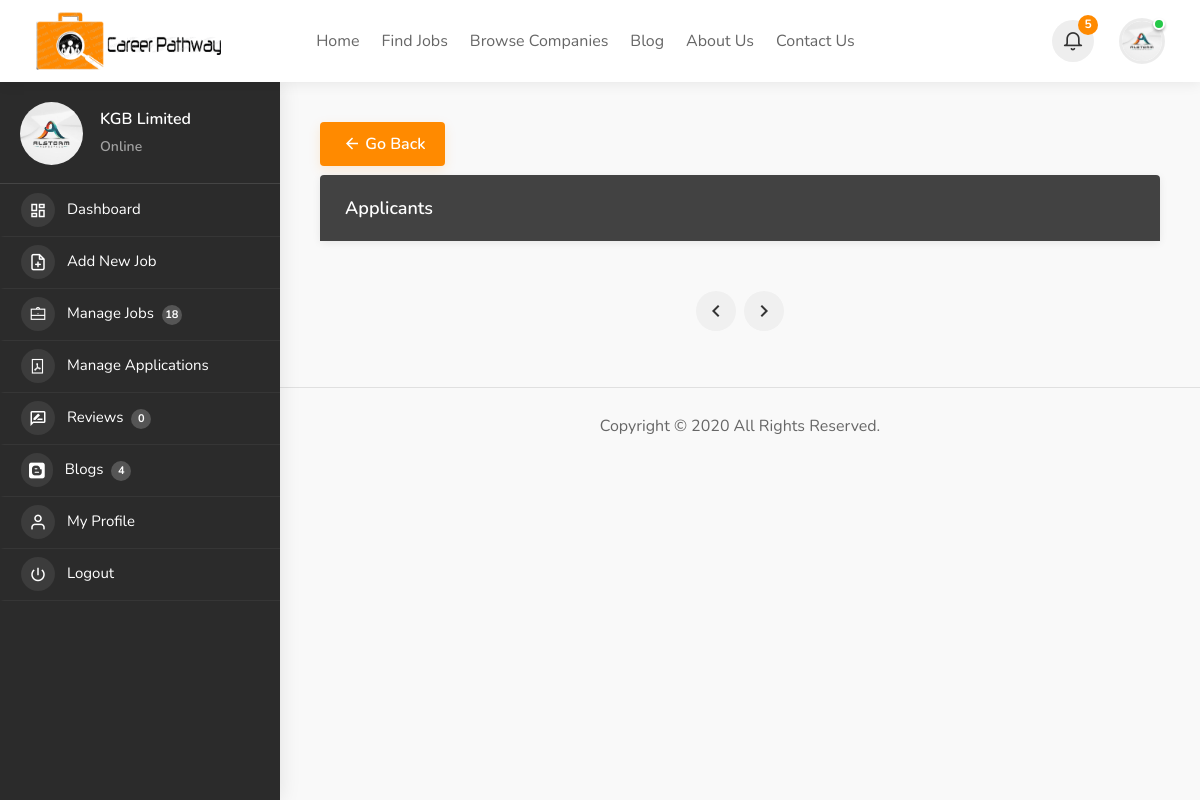
The app's page /dashboard/viewApplications.php (signed in) with its own data.
### tables this page shows
CREATE TABLE `company` (
  `id_company` int(11) NOT NULL,
  `industry_id` int(11) DEFAULT NULL,
  `companyname` text NOT NULL,
  `role_id` int(11) NOT NULL DEFAULT 2,
  `address` text DEFAULT NULL,
  `state_id` int(11) DEFAULT NULL,
  `city_id` int(11) DEFAULT NULL,
  `contactno` text DEFAULT NULL,
  `website` text DEFAULT NULL,
  `email` varchar(255) NOT NULL,
  `password` varchar(250) NOT NULL,
  `aboutme` text DEFAULT NULL,
  `hash` varchar(255) NOT NULL,
  `createdAt` date NOT NULL,
  `active` int(3) DEFAULT 0,
  `esta_date` date DEFAULT NULL,
  `empno` int(11) DEFAULT NULL,
  `profile_pic` text DEFAULT 'placeholder_image.png'
);

### includes/dashboardNavbar.php (the view, shortened to what this page needs)
<header id="utf-header-container-block" class="fullwidth dashboard-header not-sticky">
    <div id="header">
      <div class="container">
        <div class="utf-left-side">
          <div id="logo"> <a href="./dashboard.php"><img src="../assets/images/logo.png" alt="" style="height: 60px"></a> </div>
          <nav id="navigation">
            <ul id="responsive">
              <li><a href="../">Home</a></li>
              <li><a href="../findJobs.php">Find Jobs</a></li>
              <li><a href="../browseCompanies.php">Browse Companies</a></li>
            <li><a href="../blogs.php">Blog</a></li>
            <li><a href="../aboutUs.php">About Us</a></li>
            <li><a href="../contactUs.php">Contact Us</a></li>
            </ul>
          </nav>
        </div>
        <div class="utf-right-side">
          <div class="utf-header-widget-item hide-on-mobile">
            <div class="utf-header-notifications">
              <div class="utf-header-notifications-trigger notifications-trigger-icon"> <a href="#"><i class="icon-feather-bell"></i><span>5</span></a> </div>
            </div>
          </div>
          <div class="utf-header-widget-item">
            <div class="utf-header-notifications user-menu">
              <div class="utf-header-notifications-trigger user-profile-title">
				<a href="#">
              <?php if(($_SESSION['role_id']) == 2) :
                $id_company = $_SESSION['id_company'];
                $sql = "SELECT * FROM company WHERE id_company='$id_company'";
                $query = $conn->query($sql);
                $row = $query->fetch_assoc();
                if($row['profile_pic'] != ''):
              ?>
                <div class="user-avatar status-online"><img src="../assets/images/<?php echo $row['profile_pic'] ?>" alt=""> </div>
              <?php else: ?>
                <div class="user-avatar status-online"><img src="../assets/images/user.png" alt=""> </div>
              <?php endif; ?>
              <?php endif; ?>
                </a>
			  </div>
            </div>
          </div>
		</div>
      </div>
    </div>
  </header>

### includes/dashboardSidebar.php (shortened to what this page needs)
<div class="utf-dashboard-sidebar-item">
      <div class="utf-dashboard-sidebar-item-inner" data-simplebar>
        <div class="utf-dashboard-nav-container">
		  <div class="utf-dashboard-nav">
			<div class="utf-dashboard-nav-inner">
			  <div class="dashboard-profile-box">
          <?php if(($_SESSION['role_id']) == 2) :
            $id_company = $_SESSION['id_company'];
            $sql = "SELECT * FROM company WHERE id_company='$id_company'";
            $query = $conn->query($sql);
            $row = $query->fetch_assoc();
          ?>
          <span class="avatar-img">
            <?php if($row['profile_pic'] != ''): ?>
              <img alt="" src="../assets/images/<?php echo $row['profile_pic'] ?>" class="photo">
            <?php else: ?>
              <img alt="" src="../assets/images/user.png" class="photo">
            <?php endif; ?>
          </span>
          <div class="user-profile-text">
          <span class="fullname"><?php echo $row['companyname'] ?></span>
          <span class="user-role">Online</span>
          </div>
          <?php endif; ?>
			  </div>
			  <div class="clearfix"></div>
              <ul>
                <?php if(($_SESSION['role_id']) == 2) :?>
                <li><a href="dashboard.php"><i class="icon-material-outline-dashboard"></i> Dashboard</a></li>
                <li><a href="addJob.php"><i class="icon-feather-file-plus"></i> Add New Job</a></li>
                <li><a href="manageJobs.php"><i class="icon-line-awesome-briefcase"></i> Manage Jobs <span class="nav-tag">
                  <?php
                  $id_company = $_SESSION['id_company'];
                  $sql = "SELECT * FROM job_post WHERE id_company = '$id_company'";
                  $query = $conn->query($sql);
                  echo $query->num_rows;
                  ?>
                </span></a></li>
                <li><a href="manageApplications.php"><i class="icon-line-awesome-file-pdf-o"></i> Manage Applications</a></li>
                <li><a href="companyReviews.php"><i class="icon-material-outline-rate-review"></i> Reviews <span class="nav-tag">
                0
                </span></a></li>
                <li><a href="allBlogs.php"><i class="icon-brand-blogger"></i> Blogs <span class="nav-tag">
                  <?php
                  $id_company = $_SESSION['id_company'];
                  $sql = "SELECT * FROM blogs WHERE createdby = '$id_company'";
                  $query = $conn->query($sql);
                  echo $query->num_rows;
                  ?>
                </span></a></li>
                <li><a href="myProfile.php"><i class="icon-feather-user"></i> My Profile</a></li>
                <li><a href="../process/logout.php"><i class="icon-material-outline-power-settings-new"></i> Logout</a></li>
                <?php endif; ?>
              </ul>
            </div>
          </div>
        </div>
      </div>
    </div>

### records on screen
company: profile_pic (picture), companyname "KGB Limited"

### other values on screen
$query->num_rows "18"
$query->num_rows "4"
